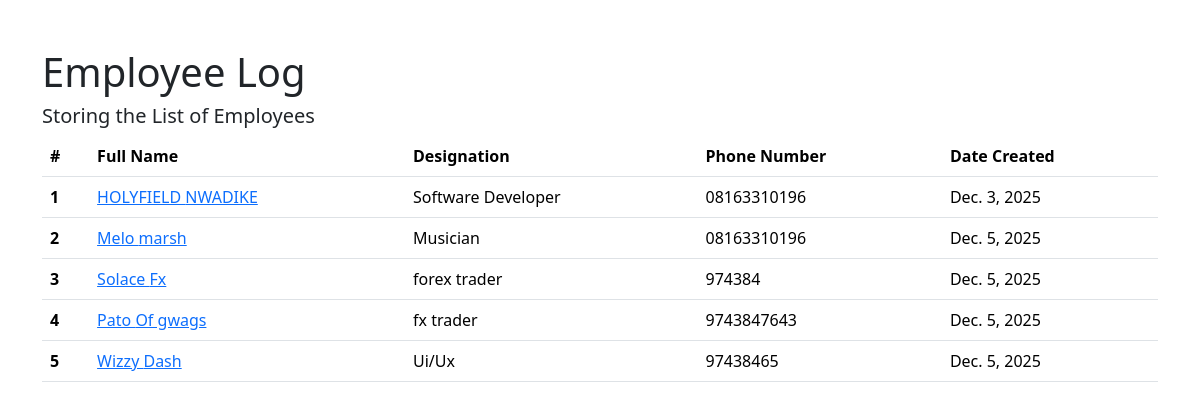
The page / on the database its author committed.
### employees/models.py (models this page shows, shortened)
class Employee(models.Model):
    firstName = models.CharField(max_length=100)
    lastName = models.CharField(max_length=100)
    photo = models.ImageField(upload_to='images', default='images/default.png')
    designation = models.CharField(max_length=100)
    emailAddress = models.EmailField(max_length=100, unique=True)
    phoneNumber = models.CharField(max_length=12, blank=True, unique=True)
    createdAt = models.DateField(auto_now_add=True)
    updatedAt = models.DateField(auto_now=True)

### mysite/views.py (the view)
# urls.py: 2. Add a URL to urlpatterns:  path('', views.home, name='home')
def home(request):
    employees = Employee.objects.all()
    context = {
        'employees' : employees,
    }
    return render(request, 'home.html', context)

### templates/home.html (shortened to what this page needs)
{% load static %}
<!DOCTYPE html>
<html lang="en">
<head>
<link href="https://cdn.jsdelivr.net/npm/bootstrap@5.3.8/dist/css/bootstrap.min.css" rel="stylesheet">
<link rel="stylesheet" href="{% static 'css/style.css' %}">
</head>
<body>
    <div class="container pt-5">
       <h1>Employee Log</h1>
       <h5>Storing the List of Employees</h5>
       <table class="table">
  <thead>
    <tr>
      <th scope="col">#</th>
      <th scope="col">Full Name</th>
      <th scope="col">Designation</th>
      <th scope="col">Phone Number</th>
      <th scope="col">Date Created</th>
    </tr>
  </thead>
  <tbody>
    {% for emp in employees %}
    <tr>
      <th>{{ forloop.counter}}</th>
      <td><a href="{% url 'employeeDetail' emp.id %}"> {{ emp.firstName }} {{ emp.lastName}} </a>  </td>
      <td> {{ emp.designation}} </td>
      <td>{{ emp.phoneNumber}}</td>
      <td>{{ emp.createdAt}}</td>
    </tr>
    {% endfor %}
  </tbody>
</table>
  </div>
</body>
</html>

### mysite/static/css/style.css (style rules this page uses)
body { background-color: white; }

### rows shown on the page
Employee: firstName "HOLYFIELD", lastName "NWADIKE", designation "Software Developer", phoneNumber "08163310196", createdAt "Dec. 3, 2025"
Employee: firstName "Melo", lastName "marsh", designation "Musician", phoneNumber "08163310196", createdAt "Dec. 5, 2025"
Employee: firstName "Solace", lastName "Fx", designation "forex trader", phoneNumber "974384", createdAt "Dec. 5, 2025"
Employee: firstName "Pato", lastName "Of gwags", designation "fx trader", phoneNumber "9743847643", createdAt "Dec. 5, 2025"
Employee: firstName "Wizzy", lastName "Dash", designation "Ui/Ux", phoneNumber "97438465", createdAt "Dec. 5, 2025"
